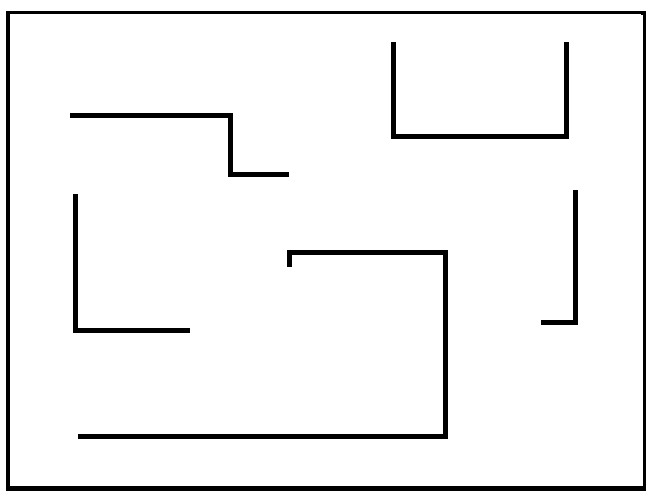
#> input picture T2/mapas/paredes.png, 650 x 500 px
$ jupyter execute --allow-errors TP2_Roadmap_Robotino.ipynb
#> lines starting #> are read from the running program, lines starting #| are printed output that depends on the picture; after the words box and inside, x2 and y2 are one past the last pixel; in counts of white or black regions, pixels touching at a corner belong together
### T2/utils/robotino_controller.py
import numpy as np
import time
from coppeliasim_zmqremoteapi_client import RemoteAPIClient


# [7 lines left out: function Rz, not called in this run]


class RobotinoController:
    """
    Controller for Robotino omnidirectional robot (3 wheels at 120°).
    """

    # [180 lines left out: functions __init__, connect, initialize_scene, get_robot_pose_2d, set_robot_pose_2d, get_goal_position and 6 more, not called in this run]

### T2/utils/common_utils.py
import numpy as np
import matplotlib.pyplot as plt
import matplotlib.image as mpimg
from typing import Tuple, List, Optional


# ============================================================================
# MAP HANDLING AND COORDINATE TRANSFORMATIONS
# ============================================================================

# [78 lines left out: functions load_map, pixel_to_world, world_to_pixel, is_point_collision_free, is_path_collision_free, not called in this run]


# ============================================================================
# GEOMETRIC UTILITIES
# ============================================================================

def euclidean_distance(p1: Tuple[float, float], p2: Tuple[float, float]) -> float:

    return np.sqrt((p2[0] - p1[0])**2 + (p2[1] - p1[1])**2)


# [102 lines left out: functions path_length, plot_map_with_path, generate_random_free_samples, not called in this run]


# ============================================================================
# DIAGNOSTIC AND DEBUG UTILITIES
# ============================================================================
def wait_for_user_input(message: str = "Press Enter to continue...") -> None:

    input(message)

# [16 lines left out: function print_map_info, not called in this run]

### T2/TP2_Roadmap_Robotino.ipynb
# TP2 - Planejamento de Caminhos com Robotino (Robô Holonômico)

1. Graduação e Pós-graduação
  a. **Roadmap   –  Robô Holonômico**

**Estudante**: Daniel Terra Gomes
**Data**: Outubro 2025

---
Para essa primeira parte do notebook USE o CoppeliaSim Scene *mapas\paredes-robotino.ttt*  utilizando o robô omnidirecional **Robotino** e localização Goal no CoppeliaSim.

---

## 1. Setup e Imports

[cell 1]
import sys
import numpy as np
import matplotlib.pyplot as plt
from PIL import Image
import time

# Add utils to path
sys.path.append('./utils')

# Import custom modules
from robotino_controller import RobotinoController
from roadmap_planner import RoadmapPlanner
import common_utils as utils
from scipy.ndimage import binary_dilation
from PIL import Image

# Reload for development
import importlib
importlib.reload(sys.modules['robotino_controller'])
importlib.reload(sys.modules['roadmap_planner'])
importlib.reload(sys.modules['common_utils'])

from common_utils import wait_for_user_input

## 2. Config

[cell 2]
# World parameters
WORLD_WIDTH = 10.0    # Map size (m)

# Robotino dimensions (holonomic circular robot)
# Based on course examples and scene observation
ROBOT_RADIUS = 0.10   # meters (conservative value matching course examples)
SAFETY_MARGIN = 0.10  # meters (increased clearance to prevent wall collisions)
EFFECTIVE_RADIUS = ROBOT_RADIUS + SAFETY_MARGIN  # 0.20m total for C-space

# Planning parameters
NUM_SAMPLES = 1000    # PRM samples
K_NEAREST = 15        # Neighbors per sample
K_CONNECT = 8         # Connection attempts
RANDOM_SEED = 42      # For reproducibility

# Control parameters
ROBOT_SPEED = 0.5     # Speed scaling (0.3-1.0)
POSITION_THRESHOLD = 0.15  # Waypoint tolerance (m)

# Coordinate frame transformation functions
def sim_to_map(x, y):
    """
    Transform CoppeliaSim coordinates to map coordinates.
    CoppeliaSim uses centered coords, map uses bottom-left origin.
    """
    map_x = x + (WORLD_WIDTH / 2.0)  # Shift X by half width
    map_y = y + (WORLD_WIDTH * 0.767 / 2.0)  # Shift Y by half height (7.67/2 = 3.835)
    return (map_x, map_y)

def map_to_sim(x, y):
    """
    Transform map coordinates to CoppeliaSim coordinates.
    Map uses bottom-left origin, CoppeliaSim uses centered coords.
    """
    sim_x = x - (WORLD_WIDTH / 2.0)  # Shift X back
    sim_y = y - (WORLD_WIDTH * 0.767 / 2.0)  # Shift Y back
    return (sim_x, sim_y)

## 3. Conecta ao CoppeliaSim e Inicializa o Robô

[cell 3]
# Create controller
controller = RobotinoController()

# Connect to CoppeliaSim
#> (the rest of this cell did not finish here and is left out)

[cell 4]
try:
    all_objects = controller.sim.getObjectsInTree(controller.sim.handle_scene, controller.sim.object_shape_type, 0)

    print(f"\nFound {len(all_objects)} shape objects in scene:")
    print("-" * 70)

    terrain_candidates = []

    for obj_handle in all_objects:
        try:
            obj_name = controller.sim.getObjectAlias(obj_handle)

            # Get bounding box
            min_x = controller.sim.getObjectFloatParam(obj_handle, controller.sim.objfloatparam_objbbox_min_x)
            max_x = controller.sim.getObjectFloatParam(obj_handle, controller.sim.objfloatparam_objbbox_max_x)
            min_y = controller.sim.getObjectFloatParam(obj_handle, controller.sim.objfloatparam_objbbox_min_y)
            max_y = controller.sim.getObjectFloatParam(obj_handle, controller.sim.objfloatparam_objbbox_max_y)

            width = max_x - min_x
            height = max_y - min_y

            # Look for large flat objects (likely terrain/floor)
            if width > 5.0 or height > 5.0:  # Larger than 5m in any dimension
                terrain_candidates.append((obj_name, obj_handle, width, height))
                print(f" {obj_name:30s} → {width:6.2f}m × {height:6.2f}m")

        except Exception as e:
            continue

    print("-" * 70)

    if terrain_candidates:
        # Pick the largest object as the terrain
        terrain_candidates.sort(key=lambda x: x[2] * x[3], reverse=True)
        terrain_name, terrain_handle, ACTUAL_TERRAIN_WIDTH, ACTUAL_TERRAIN_HEIGHT = terrain_candidates[0]

        print(f"\nDetected Terrain: '{terrain_name}'")
        print(f"Dimensions: {ACTUAL_TERRAIN_WIDTH:.2f}m × {ACTUAL_TERRAIN_HEIGHT:.2f}m")

    else:
        print("Using default: 10m × 10m")
        ACTUAL_TERRAIN_WIDTH = 10.0
        ACTUAL_TERRAIN_HEIGHT = 10.0

except Exception as e:
    print(f"Error querying scene: {e}")
    print("Using default: 10m × 10m")
    ACTUAL_TERRAIN_WIDTH = 10.0
    ACTUAL_TERRAIN_HEIGHT = 10.0

## 4. Carregar Mapa e Configurar Planejamento

[cell 5]
map_path = "mapas/paredes.png"
mapa_img = Image.open(map_path).convert('L')
#> mapa_img: PIL image 650x500 L; 94.7% white; 6 black regions, box (x1, y1, x2, y2) and area: (6, 11, 646, 491) 8426, (78, 250, 448, 439) 3610, (391, 42, 569, 139) 1810, (70, 113, 289, 177) 1390, (73, 194, 190, 333) 1255, (541, 190, 578, 325) 835
mapa_raw = np.array(mapa_img)

# Normalize map: 0 = free space, 1 = obstacle
mapa_original = 1.0 - (mapa_raw / 255.0)

# Apply Configuration Space (C-space) transformation
# Inflate obstacles by robot radius using morphological dilation (Minkowski sum)
radius_pixels = int((EFFECTIVE_RADIUS / WORLD_WIDTH) * mapa_original.shape[1])
#> radius_pixels = 13

# Create circular structuring element
y, x = np.ogrid[-radius_pixels:radius_pixels+1, -radius_pixels:radius_pixels+1]
#> y = 27 values from -13 to 13
structure = (x**2 + y**2 <= radius_pixels**2).astype(int)

# Dilate obstacles (C-space)
mapa = binary_dilation(mapa_original > 0.5, structure=structure).astype(float)
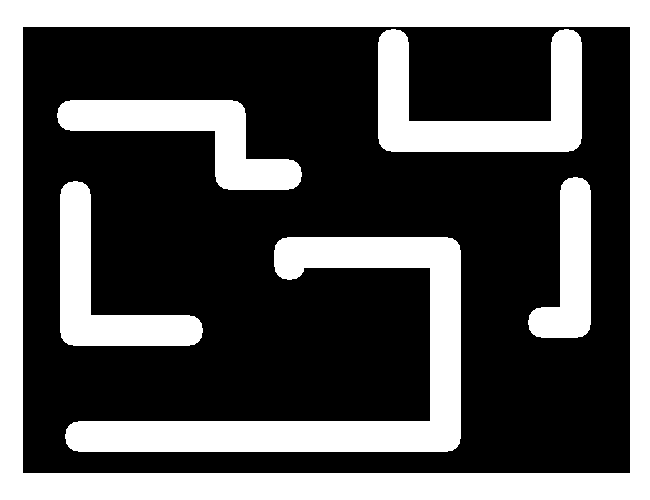
#> mapa: shape (500, 650) float64; values 0 (black) and 1 (white), 34.5% white; 6 white regions, box (x1, y1, x2, y2) and area: (0, 0, 650, 500) 54278, (65, 237, 461, 452) 22839, (378, 29, 582, 152) 11728, (57, 100, 302, 190) 9124, (60, 181, 203, 346) 8337, (528, 177, 591, 338) 5733

# Store world dimensions for coordinate transforms
WORLD_HEIGHT = WORLD_WIDTH * (mapa.shape[0] / mapa.shape[1])
#> WORLD_HEIGHT = 7.69

print(f"Map loaded: {mapa.shape} pixels")
#| Map loaded: (500, 650) pixels
print(f"  - Physical size: {WORLD_WIDTH:.1f}m x {WORLD_HEIGHT:.1f}m")
#|   - Physical size: 10.0m x 7.7m
print(f"  - C-space dilation: {radius_pixels} pixels ({EFFECTIVE_RADIUS:.3f}m)")
#|   - C-space dilation: 13 pixels (0.200m)
plt.figure(figsize=(10, 4))
plt.subplot(1, 2, 1)
plt.imshow(mapa_original, cmap='gray', origin='lower')
plt.title('Original Map')
plt.subplot(1, 2, 2)
plt.imshow(mapa, cmap='gray', origin='lower')
plt.title('C-space Map (Dilated)')
plt.tight_layout()
plt.show()
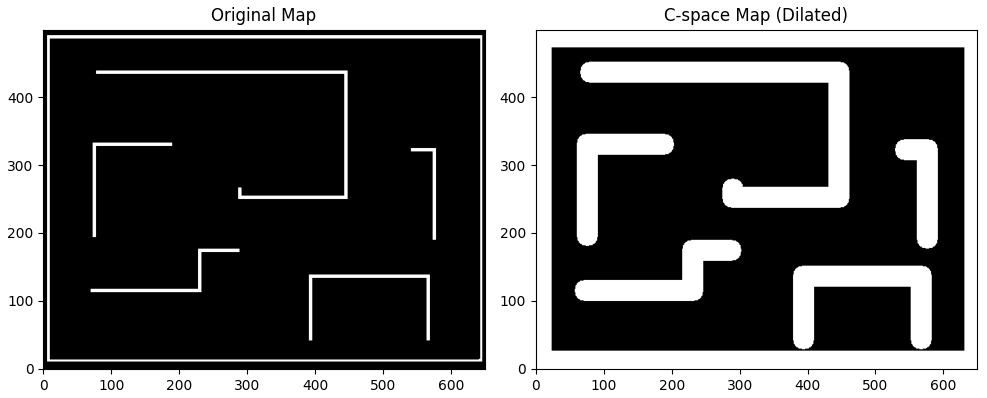
#> figure drawn by matplotlib, 2 panels

## 5. Planejar Caminho Usando Roadmap (PRM)

#> (a cell that did not finish here is left out)

# 6. Localização inicial e destino

#> (a cell that did not finish here is left out)

## 7. Visualizar caminho planejado

[cell 8]
plt.figure(figsize=(10, 10))
plt.imshow(mapa, cmap='gray', origin='lower', extent=[0, WORLD_WIDTH, 0, WORLD_HEIGHT])

# Draw roadmap edges
#> (the rest of this cell did not finish here and is left out)

## 8. Executar caminho com Robotino na scene paredes-robotino

#> (a cell that did not finish here is left out)

---

# Experimento 2: Cave Map

Testando a mesma implementação de Roadmap (PRM) com um ambiente diferente, *cave-robotino*

[cell 10]
print("\n" + "="*60)
print("Experiment 2 - Abra Cave Map,  cave-robotino.ttt")

print("="*60)

wait_for_user_input("Pressione Enter após abrir Cave Map (cave-robotino)...")

[cell 11]
try:
    controller.disconnect()
except:
    pass

# Reconnect
controller = RobotinoController()

#> (the rest of this cell did not finish here and is left out)

[cell 12]
try:
    all_objects_2 = controller.sim.getObjectsInTree(controller.sim.handle_scene, controller.sim.object_shape_type, 0)

    terrain_found = False
    for obj_handle in all_objects_2:
        try:
            obj_name = controller.sim.getObjectAlias(obj_handle)
            if 'terrain' in obj_name.lower() or 'heightfield' in obj_name.lower():
                min_x_2 = controller.sim.getObjectFloatParam(obj_handle, controller.sim.objfloatparam_objbbox_min_x)
                max_x_2 = controller.sim.getObjectFloatParam(obj_handle, controller.sim.objfloatparam_objbbox_max_x)
                min_y_2 = controller.sim.getObjectFloatParam(obj_handle, controller.sim.objfloatparam_objbbox_min_y)
                max_y_2 = controller.sim.getObjectFloatParam(obj_handle, controller.sim.objfloatparam_objbbox_max_y)

                terrain_width_2 = max_x_2 - min_x_2
                terrain_height_2 = max_y_2 - min_y_2

                print(f"Detected {obj_name}: {terrain_width_2:.2f}m × {terrain_height_2:.2f}m")
                terrain_found = True
                break
        except:
            continue

    if not terrain_found:
        # Default to square terrain if not found
        terrain_width_2 = 10.0
        terrain_height_2 = 10.0
        print(f"No terrain detected, using default: {terrain_width_2:.2f}m × {terrain_height_2:.2f}m")

except Exception as e:
    terrain_width_2 = 10.0
    terrain_height_2 = 10.0
    print(f"Error detecting terrain: {e}")
    print(f"   Using default: {terrain_width_2:.2f}m × {terrain_height_2:.2f}m")

# Create scene-specific transforms for cave
def sim_to_map_cave(x, y):
    map_x = x + (terrain_width_2 / 2.0)
    map_y = y + (terrain_height_2 / 2.0)
    return (map_x, map_y)

def map_to_sim_cave(x, y):
    sim_x = x - (terrain_width_2 / 2.0)
    sim_y = y - (terrain_height_2 / 2.0)
    return (sim_x, sim_y)

print(f"Transforms created for {terrain_width_2:.1f}m × {terrain_height_2:.1f}m terrain")

#> (a cell that did not finish here is left out)

[cell 14]
map_path_2 = "mapas/cave.png"
mapa_img_2 = Image.open(map_path_2).convert('L')
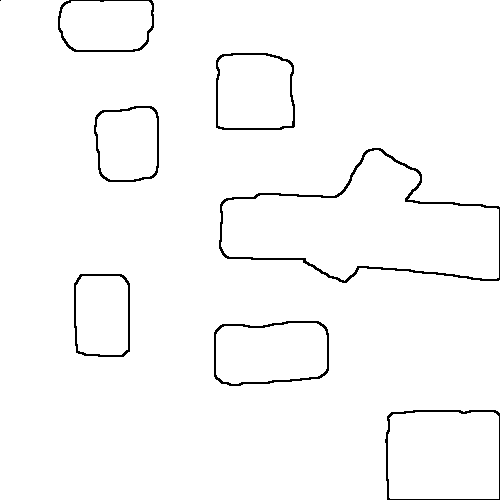
#> input picture T2/mapas/cave.png, 500 x 500 px
#> mapa_img_2 is the input picture: PIL image 500x500 L; 97.9% white; black in thin lines or dots
mapa_raw_2 = np.array(mapa_img_2)

# Normalize map: 0 = free space, 1 = obstacle
mapa_original_2 = 1.0 - (mapa_raw_2 / 255.0)
#> mapa_original_2: shape (500, 500) float64; values 0 (black) and 1 (white), 2.1% white in thin lines or dots

# Apply C-space transformation with 2x safety margin for cave
# Cave environment: Use double safety margin (0.20m instead of 0.10m)
CAVE_SAFETY_MARGIN = SAFETY_MARGIN * 2.0  # 0.20m (2x larger for cave)
CAVE_EFFECTIVE_RADIUS = ROBOT_RADIUS + CAVE_SAFETY_MARGIN  # 0.30m total

# Use terrain_width_2 from the detected cave terrain
radius_pixels_2 = int((CAVE_EFFECTIVE_RADIUS / terrain_width_2) * mapa_original_2.shape[1])
#> radius_pixels_2 = 15
y2, x2 = np.ogrid[-radius_pixels_2:radius_pixels_2+1, -radius_pixels_2:radius_pixels_2+1]
#> y2 = 31 values from -15 to 15
structure_2 = (x2**2 + y2**2 <= radius_pixels_2**2).astype(int)
mapa_2 = binary_dilation(mapa_original_2 > 0.5, structure=structure_2).astype(float)
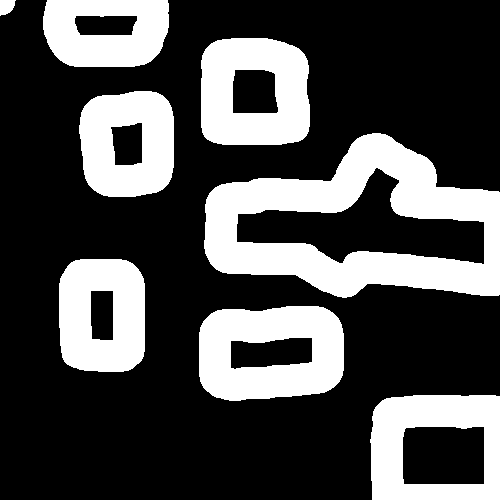
#> mapa_2: shape (500, 500) float64; values 0 (black) and 1 (white), 29.4% white; 8 white regions, largest, box (x1, y1, x2, y2) and area: (204, 133, 500, 298) 23020, (199, 306, 344, 401) 10259, (201, 38, 310, 145) 9051

# Store dimensions based on actual terrain
WORLD_WIDTH_2 = terrain_width_2
WORLD_HEIGHT_2 = terrain_height_2

print(f"Cave Map loaded: {mapa_2.shape} pixels")
#| Cave Map loaded: (500, 500) pixels
print(f"  - Physical size: {WORLD_WIDTH_2:.1f}m x {WORLD_HEIGHT_2:.1f}m")
print(f"  - Cave safety margin: {CAVE_SAFETY_MARGIN:.3f}m (2x standard)")
print(f"  - Cave effective radius: {CAVE_EFFECTIVE_RADIUS:.3f}m")
print(f"  - C-space dilation: {radius_pixels_2} pixels ({CAVE_EFFECTIVE_RADIUS:.3f}m)")
#|   - C-space dilation: 15 pixels (0.300m)

# Visualize
plt.figure(figsize=(12, 4))
plt.subplot(1, 2, 1)
plt.imshow(mapa_original_2, cmap='gray', origin='lower')
plt.title('Cave - Original')
plt.subplot(1, 2, 2)
plt.imshow(mapa_2, cmap='gray', origin='lower')
plt.title('Cave - C-space')
plt.tight_layout()
plt.show()
